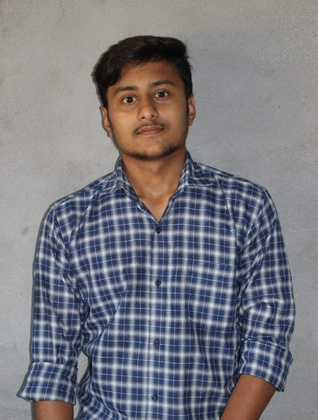
%> input picture B Tech/IP/129_ImageProcessing/my.jpeg, 318 x 420 px, shrunk from 853 x 1128 before the run
$ octave 129_09_07.m   (GNU Octave 9; MATLAB toolbox functions it lacks are replaced by stand-ins)
%> lines starting %> are read from the running program, lines starting %| are printed output that depends on the picture; in (x1, y1, x2, y2) boxes, pixels count from 0 and x2, y2 are one past the last pixel; in counts of white or black regions, pixels touching at a corner belong together; the program's own positions count from 1
pkg load image;
r = rgb2gray(imread('./my.jpeg'));
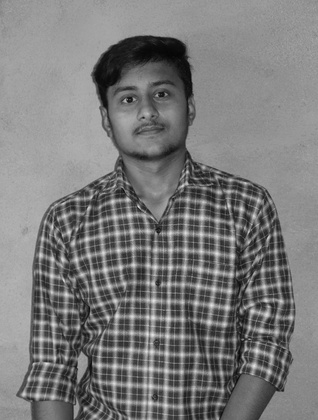
%> r: size 420x318 uint8; min 5, max 230, mean 122.3

subplot(2,3,1);
imshow(r);
title("Original Image");

[m,n]=size(r);
%> m = 420; n = 318
M=2*m;
%> M = 840
N=2*n;
%> N = 636
pad=zeros(M,N);
pad(1:m,1:n)=r;
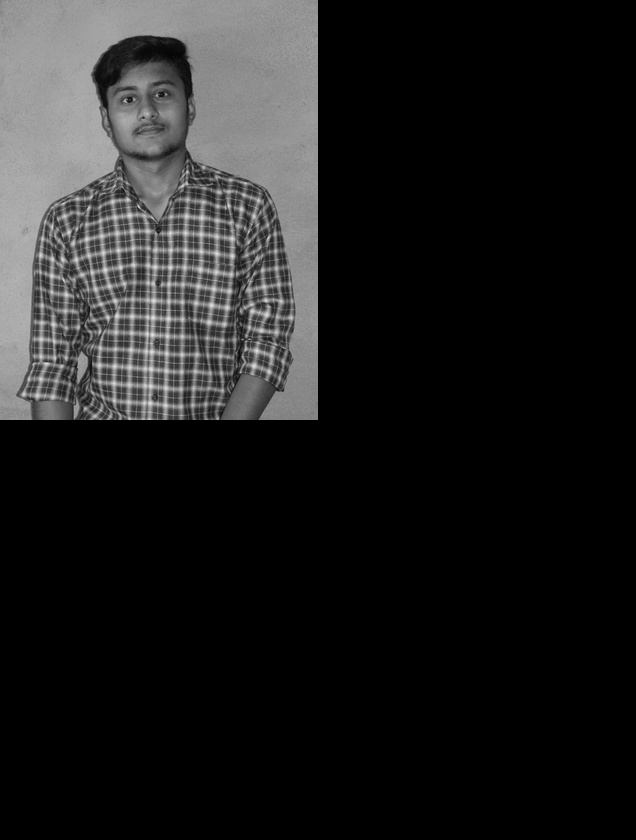
%> pad: size 840x636 double; min 0, max 230, mean 30.6

subplot(2,3,2);
imshow(uint8(pad));
title("1");

for i=1:M
  for j=1:N
    pad(i,j)=pad(i,j)*(-1)^(i-1+j-1);
  endfor
endfor
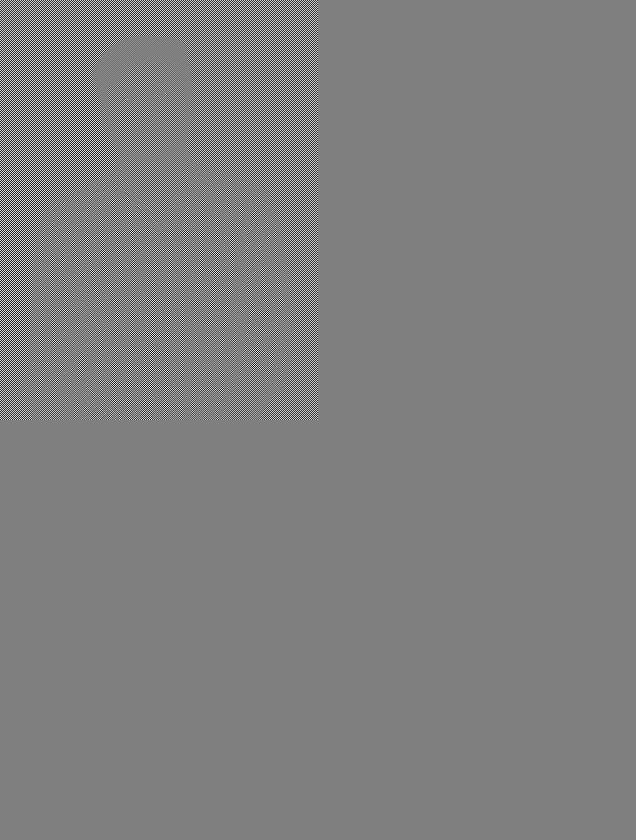
%> pad: size 840x636 double; 12.5% of pixels changed, all inside (x1, y1, x2, y2) = (0, 0, 318, 420); drawn with min black and max white

subplot(2,3,3);imshow(uint8(pad));title("2");
%> after `imshow(uint8(pad))`:
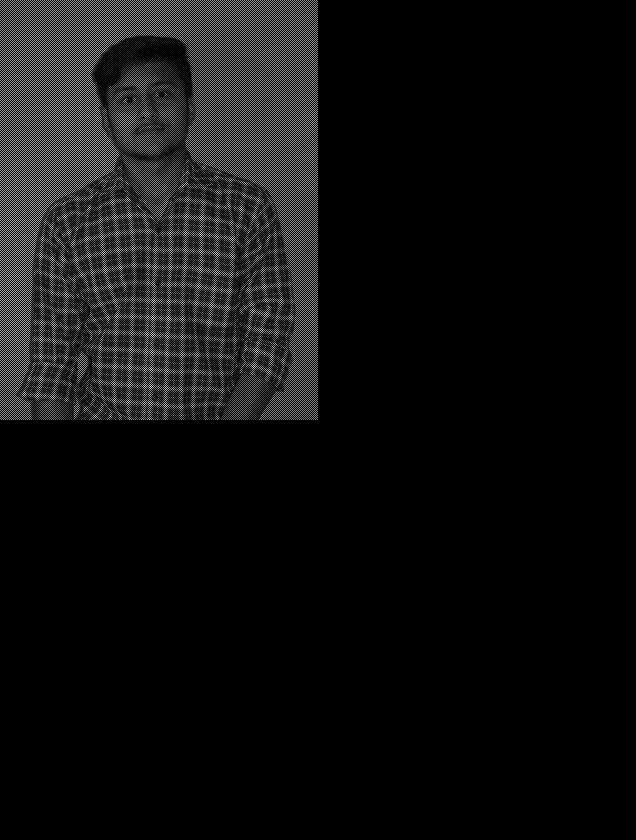
%> displayed picture: size 840x636, on the screen's scale of 0 to 255; min 0, max 229, mean 15.3

F = fft2(pad);
H = zeros(M,N);
D0=100;
W=20;
for i=1:M
  for j=1:N
    D=sqrt((i-M/2)^2+(j-N/2)^2);
    term = -power((((D*D)-(D0*D0))/(D*W)),2);
    H(i,j)=1-power(e,term);
  endfor
endfor
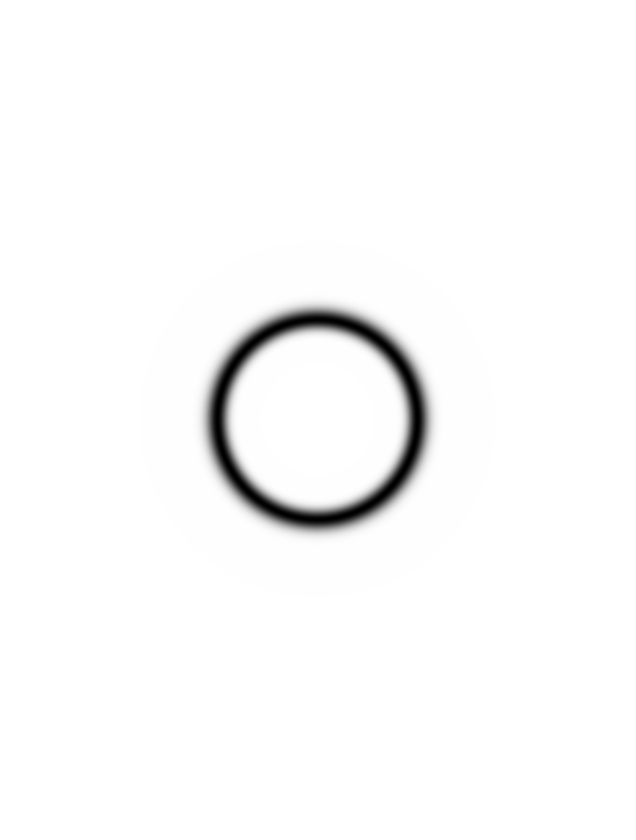
%> H: size 840x636 double; min 0, max 1, mean 0.979

subplot(2,3,4);imshow(H);title("3");

G=H.*F;
Gp = real(ifft2(G));
for i=1:M
 for j=1:N
    st(i,j)=Gp(i,j)*(-1)^(i-1+j-1);
  endfor
endfor
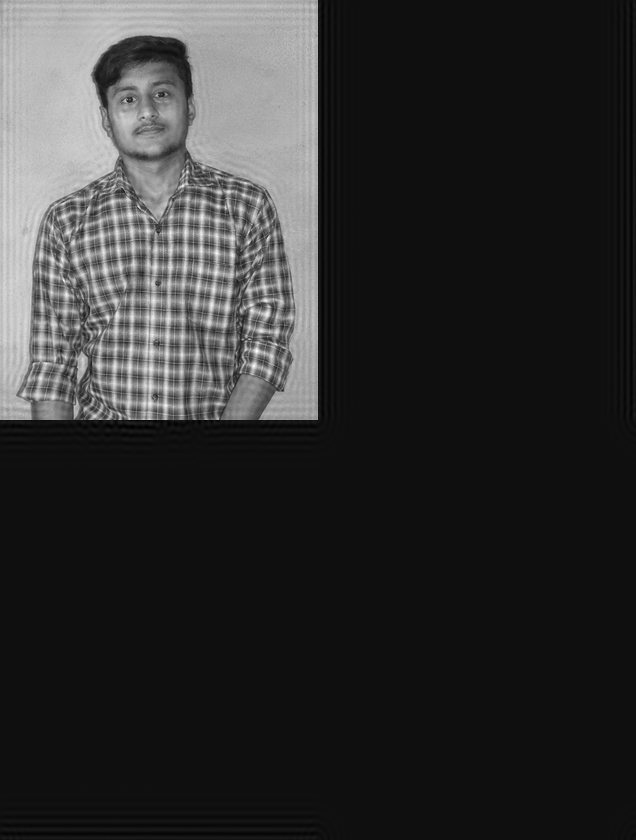
%> st: size 840x636 double; min -14.63, max 221.2, mean 30.6; drawn with min black and max white

subplot(2,3,5);imshow(uint8(st));title("4");

subplot(2,3,6);s=st(1:m,1:n);
%> after `s=st(1:m,1:n)`:
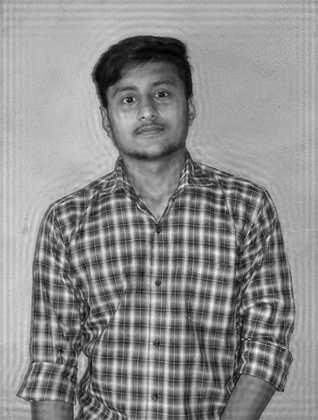
%> s: size 420x318 double; min -0.654, max 221.2, mean 122.2; drawn with min black and max white
imshow(uint8(s));title("Final Result");
